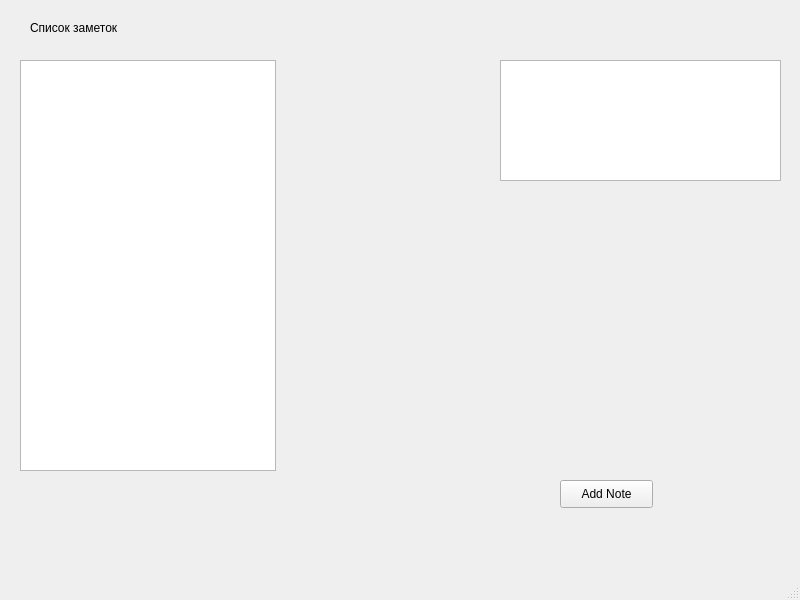
<?xml version="1.0" encoding="UTF-8"?>
<ui version="4.0">
 <class>MainWindow</class>
 <widget class="QMainWindow" name="MainWindow">
  <property name="geometry">
   <rect>
    <x>0</x>
    <y>0</y>
    <width>800</width>
    <height>600</height>
   </rect>
  </property>
  <property name="windowTitle">
   <string>MainWindow</string>
  </property>
  <widget class="QWidget" name="centralwidget">
   <widget class="QPushButton" name="pushButton">
    <property name="geometry">
     <rect>
      <x>560</x>
      <y>480</y>
      <width>93</width>
      <height>28</height>
     </rect>
    </property>
    <property name="text">
     <string>Add Note</string>
    </property>
   </widget>
   <widget class="QPlainTextEdit" name="plainTextEdit">
    <property name="geometry">
     <rect>
      <x>500</x>
      <y>60</y>
      <width>281</width>
      <height>121</height>
     </rect>
    </property>
   </widget>
   <widget class="QLabel" name="label">
    <property name="geometry">
     <rect>
      <x>30</x>
      <y>20</y>
      <width>101</width>
      <height>16</height>
     </rect>
    </property>
    <property name="text">
     <string>Список заметок</string>
    </property>
   </widget>
   <widget class="QListWidget" name="listWidget">
    <property name="geometry">
     <rect>
      <x>20</x>
      <y>60</y>
      <width>256</width>
      <height>411</height>
     </rect>
    </property>
   </widget>
  </widget>
  <widget class="QMenuBar" name="menubar">
   <property name="geometry">
    <rect>
     <x>0</x>
     <y>0</y>
     <width>800</width>
     <height>26</height>
    </rect>
   </property>
  </widget>
  <widget class="QStatusBar" name="statusbar"/>
 </widget>
 <resources/>
 <connections/>
</ui>
